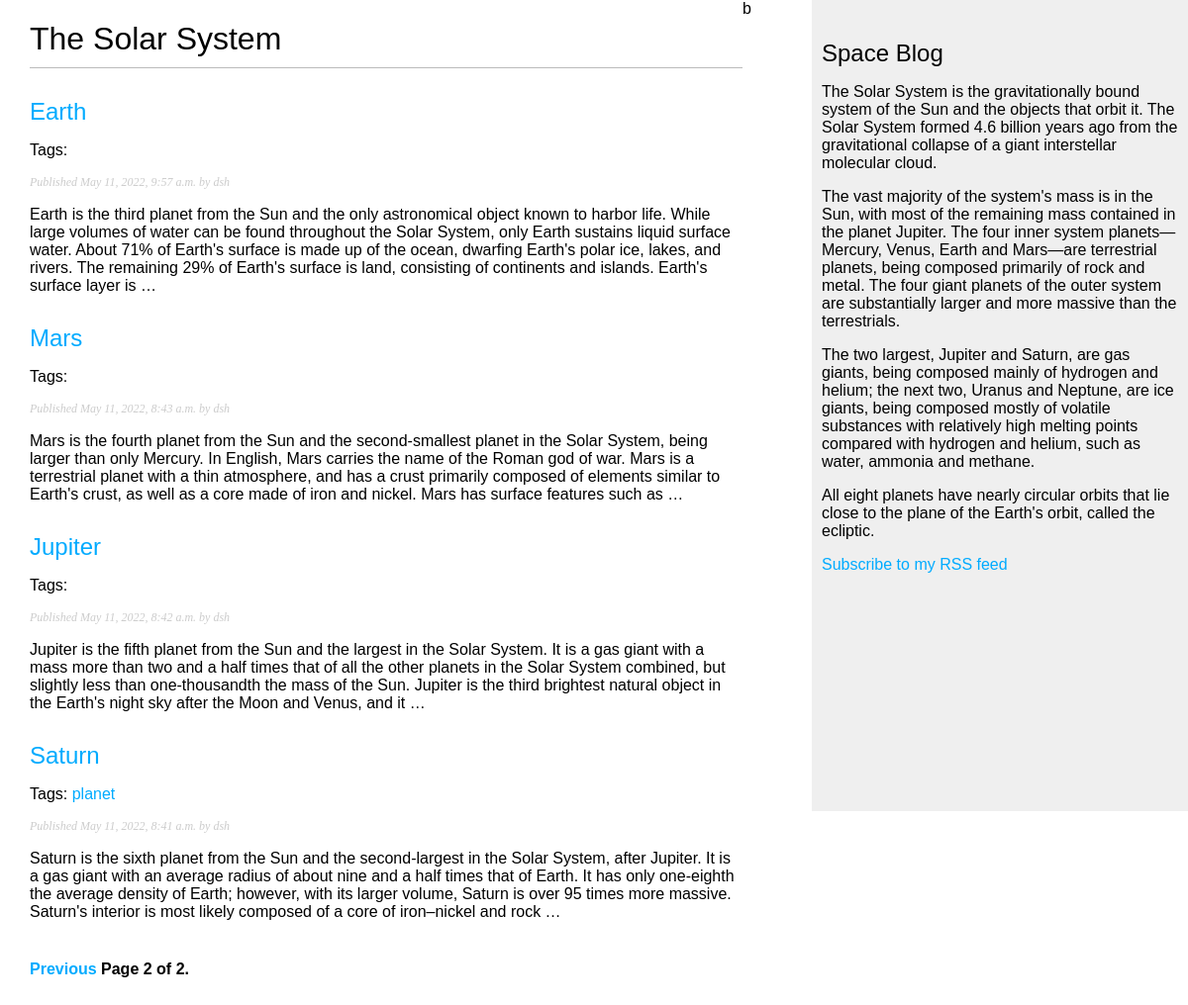
Screenshot of /blog/?page=2 with the database file from the repository.
### blog/models.py (models this page shows, shortened)
class Post(models.Model):
    STATUS_CHOICES = (
        ('draft', 'Draft'),
        ('published', 'Published'),
    )
    title = models.CharField(max_length=250)
    slug = models.SlugField(max_length=250,unique_for_date='publish')
    author = models.ForeignKey(User,on_delete=models.CASCADE,related_name='blog_post')
    body = models.TextField()
    publish = models.DateTimeField(default=timezone.now)
    created = models.DateTimeField(auto_now_add=True)
    updated = models.DateTimeField(auto_now=True)
    status = models.CharField(max_length=10,choices=STATUS_CHOICES,default='draft')
    objects = models.Manager()  # менеджер по умолчанию
    published = PublishedManager() # новый менеджер
    tags = TaggableManager()
    def get_absolute_url(self):
        return reverse('blog:post_detail',
                       args=[self.publish.year,
                             self.publish.month,
                             self.publish.day,
                             self.slug])
    class Meta:
        ordering = ('-publish',)

### blog/views.py (the view)
# urls.py: path('',views.post_list,name='post_list'),
def post_list(request, tag_slug=None):
    posts = Post.published.all()
    tag=None
    if tag_slug:
        tag = get_object_or_404(Tag, slug=tag_slug)
        object_list = posts.filter(tags__in=[tag])
    paginator = Paginator(posts, 5)  # 3 posts in each page
    page = request.GET.get('page')
    try:
        posts = paginator.page(page)
    except PageNotAnInteger:
        posts = paginator.page(1)
    except EmptyPage:
        posts = paginator.page(paginator.num_pages)
    return render(request,
                  'blog/post/list.html',
                  {'page': page,
                   'posts': posts,
                   'tag': tag})
    return render(request,
                  'blog/post/list.html',
                  {'posts': posts,
                   'tag': tag})

### blog/models.py (called while the page is built)
    def get_queryset(self):
        return super().get_queryset().filter(status='published')

### blog/templates/blog/post/list.html (shortened to what this page needs)
{% extends "blog/base.html" %}
{% block content %}
  <h1>The Solar System</h1>
  {% for post in posts %}
    <h2>
      <a href="{{ post.get_absolute_url }}">
        {{ post.title }}
      </a>
    </h2>
    <p class="tags">
      Tags:
      {% for tag in post.tags.all %}
        <a href="{% url "blog:post_list_by_tag" tag.slug %}">
          {{ tag.name }}
        </a>
      {% endfor %}
    </p>
    <p class="date">
      Published {{ post.publish }} by {{ post.author }}
    </p>
    {{ post.body|truncatewords:70|linebreaks }}
  {% endfor %}
  {% include "pagination.html" with page=posts %}
{% endblock %}

### blog/static/css/blog.css (style rules this page uses)
body { margin:0; padding:0; font-family:helvetica, sans-serif; }
a { color:#00abff; text-decoration:none; }
h1 { font-weight:normal; border-bottom:1px solid #bbb; padding:0 0 10px 0; }
h2 { font-weight:normal; margin:30px 0 0; }
p.date { color:#ccc; font-family: georgia, serif; font-size: 12px; font-style: italic; }

### rows the page displays
Post: title "Earth", publish "May 11, 2022, 9:57 a.m.", author "dsh", body "Earth is the third planet from the Sun and the only astronomical object known to harbor life. While large volumes of water can be found throughout the Solar System, only Earth sustains liquid surface water. About 71% of Earth's surface is made up of the ocean, dwarfing Earth's polar ice, lakes, and rivers. The remaining 29% of Earth's surface is land, consisting of continents and islands. Earth's surface layer is …"
Post: title "Mars", publish "May 11, 2022, 8:43 a.m.", author "dsh", body "Mars is the fourth planet from the Sun and the second-smallest planet in the Solar System, being larger than only Mercury. In English, Mars carries the name of the Roman god of war. Mars is a terrestrial planet with a thin atmosphere, and has a crust primarily composed of elements similar to Earth's crust, as well as a core made of iron and nickel. Mars has surface features such as …"
Post: title "Jupiter", publish "May 11, 2022, 8:42 a.m.", author "dsh", body "Jupiter is the fifth planet from the Sun and the largest in the Solar System. It is a gas giant with a mass more than two and a half times that of all the other planets in the Solar System combined, but slightly less than one-thousandth the mass of the Sun. Jupiter is the third brightest natural object in the Earth's night sky after the Moon and Venus, and it …"
Post: title "Saturn", publish "May 11, 2022, 8:41 a.m.", author "dsh", body "Saturn is the sixth planet from the Sun and the second-largest in the Solar System, after Jupiter. It is a gas giant with an average radius of about nine and a half times that of Earth. It has only one-eighth the average density of Earth; however, with its larger volume, Saturn is over 95 times more massive. Saturn's interior is most likely composed of a core of iron–nickel and rock …"
Tag: name "planet"

### other values shown
{{ page.number }} "2"
{{ page.paginator.num_pages }} "2"
